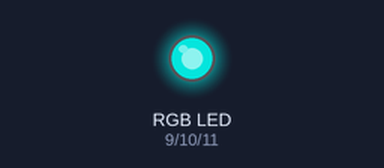
A sketch run on a simulated Arduino Uno, built with avr-gcc and run on an emulated ATmega328P. Shown: an RGB LED mixed from three pins (HIGH = lit). Dim RGB values are drawn brighter than linear.

Above: at 0.05 s.
At 1.2 s:
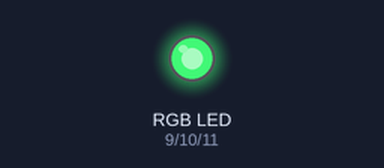
At 2.35 s:
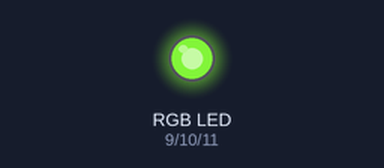
At 4.65 s:
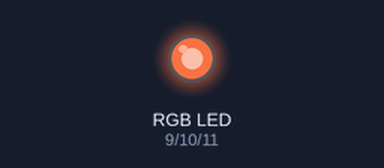
At 6.95 s:
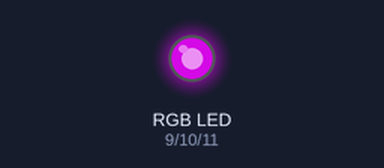
At 9.3 s:
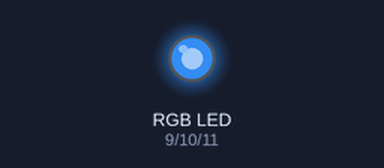
Timing chart, 0 to 13.3 s (numbered marks = the images above):
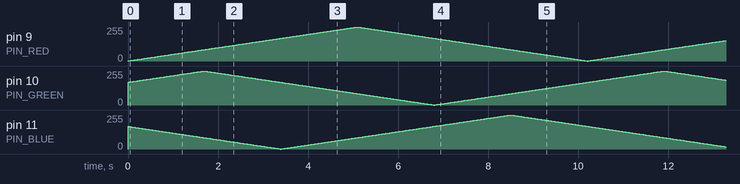

The sketch:

moodlamp.ino
```cpp
#define DELAY_TIME 20   // Задержка на смену цвета
#define MAX_BRIGHT 255  // Максимальная яркость

// Пины на выходные цвета. Должны быть PWM
#define PIN_RED 9
#define PIN_GREEN 10
#define PIN_BLUE 11

// Начальные значения для цветов
int red = 0;
int green = 170;
int blue = 170;

// Увеличивается или уменьшается ли цвет
int incR = 1;
int incG = 1;
int incB = 0;

// Чёрная магия
void transition()
{
  if (red >= MAX_BRIGHT)
    incR = 0;
  else if (red <= 0)
    incR = 1;
  if (green >= MAX_BRIGHT)
    incG = 0;
  else if (green <= 0)
    incG = 1;
  if (blue >= MAX_BRIGHT)
    incB = 0;
  else if (blue <= 0)
    incB = 1;

  if (incR)
    red++;
  else
    red--;
  if(incG)
    green++;
  else
    green--;
  if(incB)
    blue++;
  else
    blue--;
}

// Функция для вывода значения переменных на физические пины
void setColor()
{
  analogWrite(PIN_RED, red);
  analogWrite(PIN_GREEN, green);
  analogWrite(PIN_BLUE, blue);
}

void setup()
{
  // Смотрим аниме.
}

void loop()
{
  transition();
  setColor();
  delay(DELAY_TIME);
}
```
